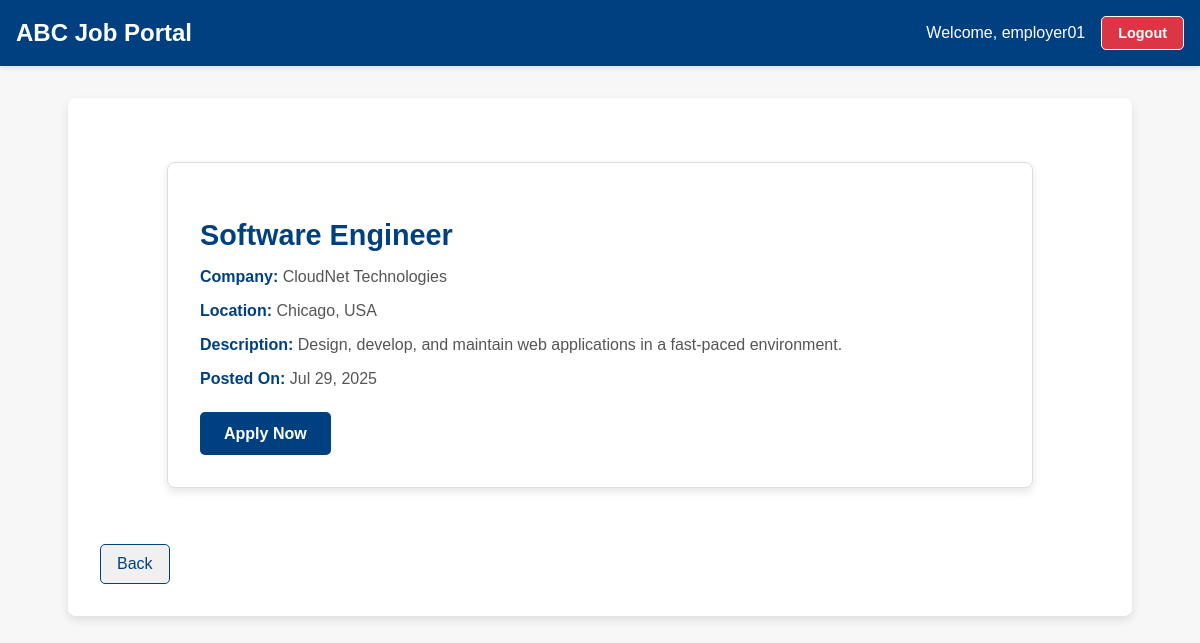
The page /jobs/1/detail/ (signed in) on the database its author committed.
### users/models.py (models this page shows)
class CustomUser(AbstractUser):
    ROLE_CHOICES = (
        ('employer', 'Employer'),
        ('applicant', 'Applicant'),
    )
    role = models.CharField(max_length=10, choices=ROLE_CHOICES)

### jobs/models.py (models this page shows, shortened)
class Job(models.Model):
    title = models.CharField(max_length=255)
    company_name = models.CharField(max_length=255)
    location = models.CharField(max_length=255)
    description = models.TextField()
    posted_by = models.ForeignKey(settings.AUTH_USER_MODEL, on_delete=models.CASCADE)
    created_at = models.DateTimeField(auto_now_add=True)

### jobs/views.py (the view)
# urls.py: path('<int:job_id>/detail/', job_detail, name='job_detail'),
@login_required
def job_detail(request, job_id):
    job = get_object_or_404(Job, id=job_id)
    already_applied = Application.objects.filter(job=job, applicant=request.user).exists()
    if request.method == "POST" and not already_applied:
        Application.objects.create(job=job, applicant=request.user)
        messages.success(request, f"You have successfully applied for the job: {job.title}.")
        back_url = request.GET.get('back_url', '/users/dashboard/applicant/')  # Ensure back_url persists
        return redirect(f'{request.path}?back_url={back_url}')
    back_url = request.GET.get('back_url', '/users/dashboard/applicant/')
    return render(request, 'jobs/job_detail.html', {
        'job': job,
        'already_applied': already_applied,
        'back_url': back_url,  # Pass the back URL to the template
    })

### jobs/templates/jobs/job_detail.html (shortened to what this page needs)
{% extends 'base.html' %}
{% block content %}
<div style="max-width: 800px; margin: 2rem auto; padding: 2rem; background-color: white; border: 1px solid #ddd; border-radius: 8px; box-shadow: 0 4px 8px rgba(0, 0, 0, 0.1);">
    <h2 style="color: #004080; font-size: 1.8rem; margin-bottom: 1rem;">{{ job.title }}</h2>
    <p style="margin-bottom: 1rem; font-size: 1rem; color: #555;">
        <strong style="color: #004080;">Company:</strong> {{ job.company_name }}
    </p>
    <p style="margin-bottom: 1rem; font-size: 1rem; color: #555;">
        <strong style="color: #004080;">Location:</strong> {{ job.location }}
    </p>
    <p style="margin-bottom: 1rem; font-size: 1rem; color: #555;">
        <strong style="color: #004080;">Description:</strong> {{ job.description }}
    </p>
    <p style="margin-bottom: 1rem; font-size: 1rem; color: #555;">
        <strong style="color: #004080;">Posted On:</strong> {{ job.created_at|date:"M d, Y" }}
    </p>
    {% if already_applied %}
    <p style="color: green; font-size: 1rem; font-weight: bold; margin-top: 1.5rem;">
        <strong>You have already applied for this job!</strong>
    </p>
    {% else %}
    <form method="post" style="margin-top: 1.5rem;">
        <button type="submit" style="background-color: #004080; color: white; border: none; padding: 0.8rem 1.5rem; border-radius: 5px; font-size: 1rem; cursor: pointer; font-weight: bold; transition: background-color 0.3s ease;">
            Apply Now
        </button>
    </form>
    {% endif %}
</div>
<a href="{{ back_url }}" style="display: inline-block; margin-top: 1.5rem; text-align: center; background-color: #f0f0f0; color: #004080; padding: 0.6rem 1rem; border: 1px solid #004080; border-radius: 5px; text-decoration: none; font-size: 1rem; transition: background-color 0.3s ease;">
    Back
</a>
{% endblock %}

### users/templates/base.html (shortened to what this page needs)
<!DOCTYPE html>
<html lang="en">
<head>
</head>
<body>
    <header style="display: flex; justify-content: space-between; align-items: center; padding: 1rem; background-color: #004080; color: white; box-shadow: 0 2px 5px rgba(0, 0, 0, 0.1);">
        <h1 style="margin: 0; font-size: 1.5rem; color: white;">ABC Job Portal</h1>
        {% if user.is_authenticated %}
        <div style="display: flex; align-items: center; gap: 1rem;">
            <span style="font-size: 1rem;">Welcome, {{ user.username }}</span>
            <a href="{% url 'logout' %}" style="color: white; text-decoration: none; background-color: #dc3545; padding: 0.5rem 1rem; border-radius: 5px; font-size: 0.9rem; font-weight: bold; cursor: pointer; transition: background-color 0.3s ease;">
                Logout
            </a>
        </div>
        {% endif %}
    </header>
    <div class="container">
        {% block content %}{% endblock %}
    </div>
</body>
</html>

### users/templates/base.html (style rules this page uses)
body { font-family: 'Arial', sans-serif; margin: 0; padding: 0; background-color: #f7f7f7; }
header { background-color: #003366; color: white; padding: 1rem; display: flex; justify-content: space-between; align-items: center; }
header a { color: white; text-decoration: none; padding: 0.5rem 1rem; border: 1px solid white; border-radius: 5px; }
.container { max-width: 1000px; margin: 2rem auto; background: white; border-radius: 8px; box-shadow: 0px 4px 10px rgba(0, 0, 0, 0.1); padding: 2rem; }
h1, h2, h3 { color: #003366; }
button, input[type='submit'], .btn-primary { background-color: #003366; color: white; border: none; padding: 0.5rem 1rem; border-radius: 5px; cursor: pointer; }

### rows shown on the page
CustomUser: username "employer01"
Job: title "Software Engineer", company_name "CloudNet Technologies", location "Chicago, USA", description "Design, develop, and maintain web applications in a fast-paced environment.", created_at "Jul 29, 2025"
